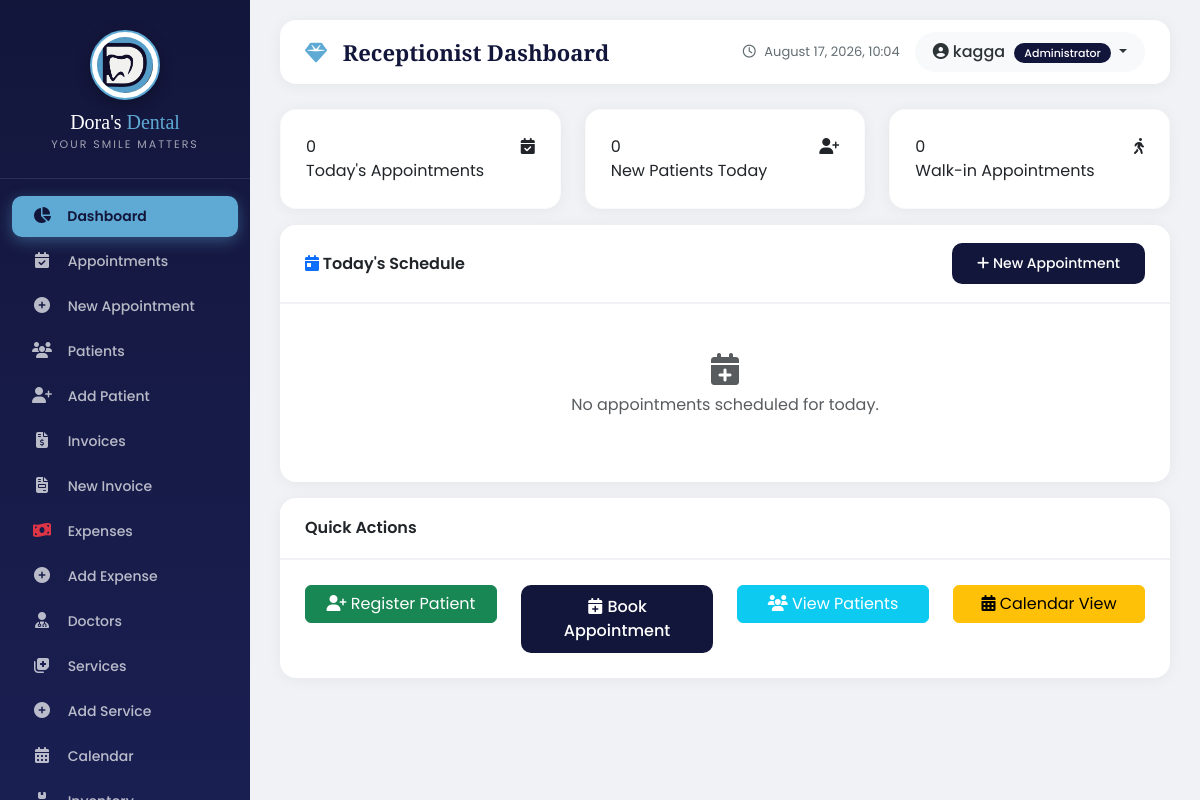
The page /receptionist-dashboard/ (signed in) on the database as committed earlier.
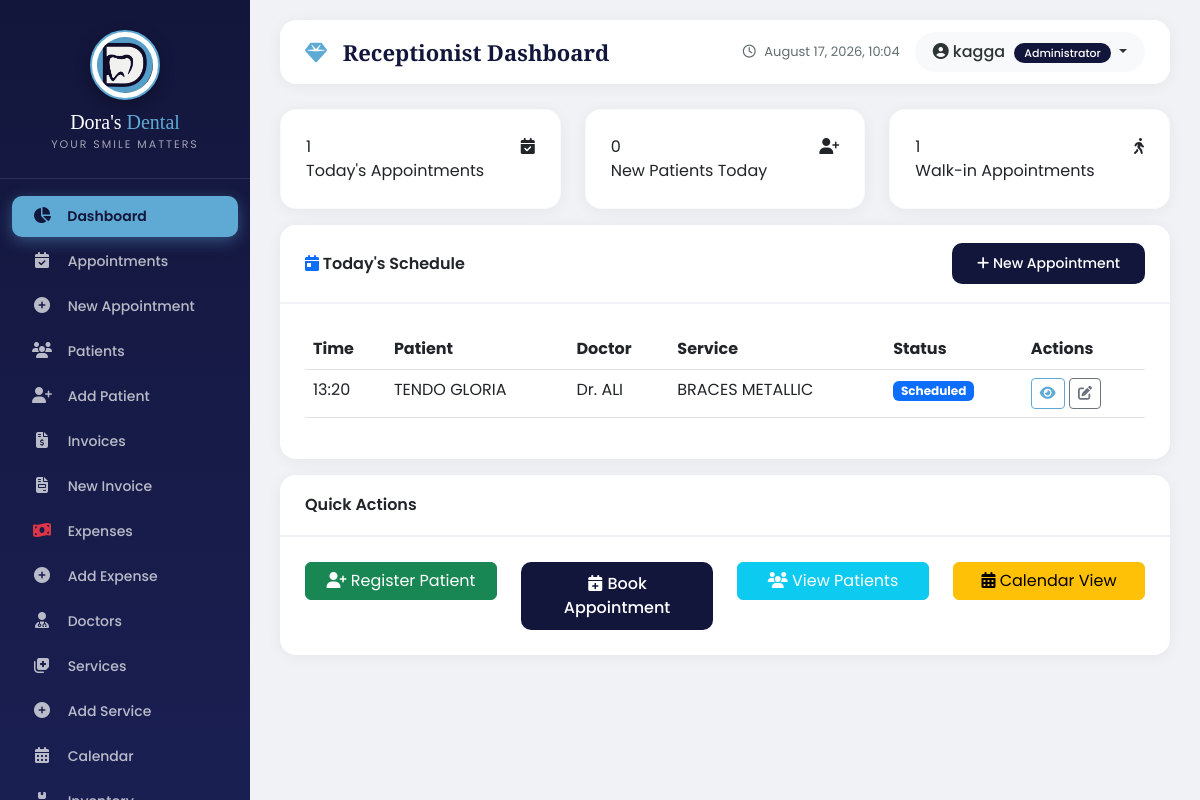
The same page on the database as committed later.
### appointments/models.py (models this page shows, shortened)
class Appointment(models.Model):
    STATUS_CHOICES = [
        ('scheduled', 'Scheduled'),
        ('checked_in', 'Checked In'),
        ('in_progress', 'In Progress'),
        ('completed', 'Completed'),
        ('cancelled', 'Cancelled'),
        ('no_show', 'No Show'),
    ]
    patient = models.ForeignKey(Patient, on_delete=models.CASCADE)
    doctor = models.ForeignKey(Doctor, on_delete=models.CASCADE)
    service = models.ForeignKey(Service, on_delete=models.CASCADE)
    appointment_date = models.DateField()
    appointment_time = models.TimeField()
    duration_minutes = models.IntegerField(default=30)
    status = models.CharField(max_length=20, choices=STATUS_CHOICES, default='scheduled')
    notes = models.TextField(blank=True, null=True)
    diagnosis = models.TextField(blank=True, null=True)
    consultation_notes = models.TextField(blank=True, null=True)
    treatment_plan = models.TextField(blank=True, null=True)
    prescription = models.TextField(blank=True, null=True)
    treatment_cost = models.DecimalField(max_digits=10, decimal_places=2, null=True, blank=True)
    referred_to = models.CharField(max_length=200, blank=True, null=True)
    follow_up_date = models.DateField(null=True, blank=True)
    follow_up_notes = models.TextField(blank=True, null=True)
    notification_email = models.EmailField(blank=True, null=True)
    notification_phone = models.CharField(max_length=20, blank=True, null=True)
    send_reminder = models.BooleanField(default=False)
    reminder_sent = models.BooleanField(default=False)
    created_at = models.DateTimeField(auto_now_add=True)
    updated_at = models.DateTimeField(auto_now=True)
    created_by = models.ForeignKey('auth.User', on_delete=models.SET_NULL, null=True, blank=True)
    class Meta:
        ordering = ['-appointment_date', '-appointment_time']

class Doctor(models.Model):
    name = models.CharField(max_length=100)
    specialization = models.CharField(max_length=100, blank=True)
    phone = models.CharField(max_length=20, blank=True)
    email = models.EmailField(blank=True)
    is_active = models.BooleanField(default=True)
    class Meta:
        ordering = ['name']

class Service(models.Model):
    name = models.CharField(max_length=100)
    description = models.TextField(blank=True)
    price = models.DecimalField(max_digits=10, decimal_places=2)
    duration_minutes = models.IntegerField(default=30)
    is_active = models.BooleanField(default=True)
    class Meta:
        ordering = ['name']

### patients/models.py (models this page shows, shortened)
class Patient(models.Model):
    GENDER_CHOICES = [
        ('M', 'Male'),
        ('F', 'Female'),
        ('O', 'Other'),
    ]
    first_name = models.CharField(max_length=100)
    last_name = models.CharField(max_length=100)
    date_of_birth = models.DateField(blank=True, null=True)
    age_years = models.IntegerField(blank=True, null=True, help_text="If date of birth is unknown, enter age in years")
    gender = models.CharField(max_length=1, choices=GENDER_CHOICES)
    profile_picture = models.ImageField(upload_to='patient_photos/', blank=True, null=True)
    phone = models.CharField(max_length=20)
    email = models.EmailField(blank=True, null=True)
    address = models.TextField(blank=True, null=True)
    next_of_kin = models.CharField(max_length=200, blank=True, null=True)
    next_of_kin_contact = models.CharField(max_length=20, blank=True, null=True)
    under_physician = models.CharField(max_length=3, blank=True, null=True, choices=[('yes', 'Yes'), ('no', 'No')])
    physician_details = models.TextField(blank=True, null=True)
    allergies = models.TextField(blank=True, null=True)
    current_medications = models.TextField(blank=True, null=True)
    reason_for_visit = models.TextField(blank=True, null=True)
    dental_discomfort = models.CharField(max_length=3, blank=True, null=True, choices=[('yes', 'Yes'), ('no', 'No')])
    discomfort_details = models.TextField(blank=True, null=True)
    last_dental_visit = models.DateField(blank=True, null=True)
    previous_surgery = models.CharField(max_length=3, blank=True, null=True, choices=[('yes', 'Yes'), ('no', 'No')])
    surgery_details = models.TextField(blank=True, null=True)
    registered_at = models.DateTimeField(auto_now_add=True)  # ✅ This is the fix!
    is_active = models.BooleanField(default=True)
    @property
    def full_name(self):
        return f"{self.first_name} {self.last_name}"
    @property
    def age(self):
        """Calculate age from date of birth or use age_years"""
        if self.date_of_birth:
            today = date.today()
            age = today.year - self.date_of_birth.year
            if (today.month, today.day) < (self.date_of_birth.month, self.date_of_birth.day):
                age -= 1
            return age
        return self.age_years
    class Meta:
        ordering = ['first_name', 'last_name']
        verbose_name = "Patient"
        verbose_name_plural = "Patients"

### core/views.py (the view)
    def wrap(request, *args, **kwargs):
        if request.user.is_authenticated:
            if not request.user.profile.phone_verified:
                messages.warning(request, 'Please verify your phone number first.')
                return redirect('core:otp_verify')
        return function(request, *args, **kwargs)

### core/models.py (called while the page is built)
    @classmethod
    def get_settings(cls):
        settings, created = cls.objects.get_or_create(id=1)
        return settings

### core/views.py (called while the page is built)
def otp_required(function):
    def wrap(request, *args, **kwargs):
        if request.user.is_authenticated:
            if not request.user.profile.phone_verified:
                messages.warning(request, 'Please verify your phone number first.')
                return redirect('core:otp_verify')
        return function(request, *args, **kwargs)
    return wrap

### templates/core/receptionist_dashboard.html (shortened to what the changed rows need)
{% extends 'base.html' %}
{% load static %}
{% block content %}
<div class="row">
    <div class="col-md-4 mb-3">
        <div class="stat-card">
            <div class="d-flex justify-content-between">
                <div>
                    <div class="number">{{ today_appointments|length }}</div>
                    <div class="label">Today's Appointments</div>
                </div>
            </div>
        </div>
    </div>
    <div class="col-md-4 mb-3">
        <div class="stat-card">
            <div class="d-flex justify-content-between">
                <div>
                    <div class="number">{{ walk_ins }}</div>
                    <div class="label">Walk-in Appointments</div>
                </div>
            </div>
        </div>
    </div>
</div>
<div class="row">
    <div class="col-md-12">
        <div class="card">
            <div class="card-body">
                {% if today_appointments %}
                    <div class="table-responsive">
                        <table class="table table-hover">
                            <thead>
                                <tr>
                                    <th>Time</th>
                                    <th>Patient</th>
                                    <th>Doctor</th>
                                    <th>Service</th>
                                    <th>Status</th>
                                    <th>Actions</th>
                                </tr>
                            </thead>
                            <tbody>
                                {% for appt in today_appointments %}
                                <tr>
                                    <td>{{ appt.appointment_time|time:"H:i" }}</td>
                                    <td>{{ appt.patient.full_name }}</td>
                                    <td>Dr. {{ appt.doctor.name }}</td>
                                    <td>{{ appt.service.name }}</td>
                                    <td>
                                        <span class="badge {% if appt.status == 'scheduled' %}bg-primary{% elif appt.status == 'checked_in' %}bg-info{% elif appt.status == 'completed' %}bg-success{% elif appt.status == 'cancelled' %}bg-danger{% else %}bg-warning{% endif %}">
                                            {{ appt.get_status_display }}
                                        </span>
                                    </td>
                                    <td>
                                        <a href="{% url 'appointments:detail' appt.pk %}" class="btn btn-sm btn-outline-primary">
                                            <i class="fas fa-eye"></i>
                                        </a>
                                        <a href="{% url 'appointments:edit' appt.pk %}" class="btn btn-sm btn-outline-secondary">
                                            <i class="fas fa-edit"></i>
                                        </a>
                                    </td>
                                </tr>
                                {% endfor %}
                            </tbody>
                        </table>
                    </div>
                {% else %}
                    <p class="text-muted text-center py-4">
                        <i class="fas fa-calendar-plus fa-2x d-block mb-2"></i>
                        No appointments scheduled for today.
                    </p>
                {% endif %}
            </div>
        </div>
    </div>
</div>
{% endblock %}

Rows that differ between the two databases and show on the page:
added Appointment: appointment_time "13:20", patient.full_name "TENDO GLORIA", doctor.name "ALI", service.name "BRACES METALLIC", status "Scheduled"
Other text that changed with them:
{{ today_appointments|length }}: "0" → "1"
{{ walk_ins }}: "0" → "1"
text no longer shown: "No appointments scheduled for today."
text now shown: "Time Patient Doctor Service Status Actions"
